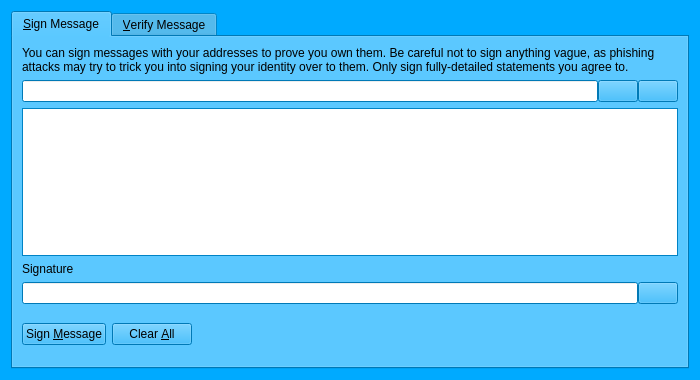
<?xml version="1.0" encoding="UTF-8"?>
<ui version="4.0">
 <class>SignVerifyMessageDialog</class>
 <widget class="QDialog" name="SignVerifyMessageDialog">
  <property name="geometry">
   <rect>
    <x>0</x>
    <y>0</y>
    <width>700</width>
    <height>380</height>
   </rect>
  </property>
  <property name="palette">
   <palette>
    <active>
     <colorrole role="WindowText">
      <brush brushstyle="SolidPattern">
       <color alpha="255">
        <red>0</red>
        <green>0</green>
        <blue>0</blue>
       </color>
      </brush>
     </colorrole>
     <colorrole role="Button">
      <brush brushstyle="SolidPattern">
       <color alpha="255">
        <red>0</red>
        <green>170</green>
        <blue>255</blue>
       </color>
      </brush>
     </colorrole>
     <colorrole role="Light">
      <brush brushstyle="SolidPattern">
       <color alpha="255">
        <red>127</red>
        <green>213</green>
        <blue>255</blue>
       </color>
      </brush>
     </colorrole>
     <colorrole role="Midlight">
      <brush brushstyle="SolidPattern">
       <color alpha="255">
        <red>63</red>
        <green>191</green>
        <blue>255</blue>
       </color>
      </brush>
     </colorrole>
     <colorrole role="Dark">
      <brush brushstyle="SolidPattern">
       <color alpha="255">
        <red>0</red>
        <green>85</green>
        <blue>127</blue>
       </color>
      </brush>
     </colorrole>
     <colorrole role="Mid">
      <brush brushstyle="SolidPattern">
       <color alpha="255">
        <red>0</red>
        <green>113</green>
        <blue>170</blue>
       </color>
      </brush>
     </colorrole>
     <colorrole role="Text">
      <brush brushstyle="SolidPattern">
       <color alpha="255">
        <red>0</red>
        <green>0</green>
        <blue>0</blue>
       </color>
      </brush>
     </colorrole>
     <colorrole role="BrightText">
      <brush brushstyle="SolidPattern">
       <color alpha="255">
        <red>255</red>
        <green>255</green>
        <blue>255</blue>
       </color>
      </brush>
     </colorrole>
     <colorrole role="ButtonText">
      <brush brushstyle="SolidPattern">
       <color alpha="255">
        <red>0</red>
        <green>0</green>
        <blue>0</blue>
       </color>
      </brush>
     </colorrole>
     <colorrole role="Base">
      <brush brushstyle="SolidPattern">
       <color alpha="255">
        <red>255</red>
        <green>255</green>
        <blue>255</blue>
       </color>
      </brush>
     </colorrole>
     <colorrole role="Window">
      <brush brushstyle="SolidPattern">
       <color alpha="255">
        <red>0</red>
        <green>170</green>
        <blue>255</blue>
       </color>
      </brush>
     </colorrole>
     <colorrole role="Shadow">
      <brush brushstyle="SolidPattern">
       <color alpha="255">
        <red>0</red>
        <green>0</green>
        <blue>0</blue>
       </color>
      </brush>
     </colorrole>
     <colorrole role="AlternateBase">
      <brush brushstyle="SolidPattern">
       <color alpha="255">
        <red>127</red>
        <green>212</green>
        <blue>255</blue>
       </color>
      </brush>
     </colorrole>
     <colorrole role="ToolTipBase">
      <brush brushstyle="SolidPattern">
       <color alpha="255">
        <red>255</red>
        <green>255</green>
        <blue>220</blue>
       </color>
      </brush>
     </colorrole>
     <colorrole role="ToolTipText">
      <brush brushstyle="SolidPattern">
       <color alpha="255">
        <red>0</red>
        <green>0</green>
        <blue>0</blue>
       </color>
      </brush>
     </colorrole>
    </active>
    <inactive>
     <colorrole role="WindowText">
      <brush brushstyle="SolidPattern">
       <color alpha="255">
        <red>0</red>
        <green>0</green>
        <blue>0</blue>
       </color>
      </brush>
     </colorrole>
     <colorrole role="Button">
      <brush brushstyle="SolidPattern">
       <color alpha="255">
        <red>0</red>
        <green>170</green>
        <blue>255</blue>
       </color>
      </brush>
     </colorrole>
     <colorrole role="Light">
      <brush brushstyle="SolidPattern">
       <color alpha="255">
        <red>127</red>
        <green>213</green>
        <blue>255</blue>
       </color>
      </brush>
     </colorrole>
     <colorrole role="Midlight">
      <brush brushstyle="SolidPattern">
       <color alpha="255">
        <red>63</red>
        <green>191</green>
        <blue>255</blue>
       </color>
      </brush>
     </colorrole>
     <colorrole role="Dark">
      <brush brushstyle="SolidPattern">
       <color alpha="255">
        <red>0</red>
        <green>85</green>
        <blue>127</blue>
       </color>
      </brush>
     </colorrole>
     <colorrole role="Mid">
      <brush brushstyle="SolidPattern">
       <color alpha="255">
        <red>0</red>
        <green>113</green>
        <blue>170</blue>
       </color>
      </brush>
     </colorrole>
     <colorrole role="Text">
      <brush brushstyle="SolidPattern">
       <color alpha="255">
        <red>0</red>
        <green>0</green>
        <blue>0</blue>
       </color>
      </brush>
     </colorrole>
     <colorrole role="BrightText">
      <brush brushstyle="SolidPattern">
       <color alpha="255">
        <red>255</red>
        <green>255</green>
        <blue>255</blue>
       </color>
      </brush>
     </colorrole>
     <colorrole role="ButtonText">
      <brush brushstyle="SolidPattern">
       <color alpha="255">
        <red>0</red>
        <green>0</green>
        <blue>0</blue>
       </color>
      </brush>
     </colorrole>
     <colorrole role="Base">
      <brush brushstyle="SolidPattern">
       <color alpha="255">
        <red>255</red>
        <green>255</green>
        <blue>255</blue>
       </color>
      </brush>
     </colorrole>
     <colorrole role="Window">
      <brush brushstyle="SolidPattern">
       <color alpha="255">
        <red>0</red>
        <green>170</green>
        <blue>255</blue>
       </color>
      </brush>
     </colorrole>
     <colorrole role="Shadow">
      <brush brushstyle="SolidPattern">
       <color alpha="255">
        <red>0</red>
        <green>0</green>
        <blue>0</blue>
       </color>
      </brush>
     </colorrole>
     <colorrole role="AlternateBase">
      <brush brushstyle="SolidPattern">
       <color alpha="255">
        <red>127</red>
        <green>212</green>
        <blue>255</blue>
       </color>
      </brush>
     </colorrole>
     <colorrole role="ToolTipBase">
      <brush brushstyle="SolidPattern">
       <color alpha="255">
        <red>255</red>
        <green>255</green>
        <blue>220</blue>
       </color>
      </brush>
     </colorrole>
     <colorrole role="ToolTipText">
      <brush brushstyle="SolidPattern">
       <color alpha="255">
        <red>0</red>
        <green>0</green>
        <blue>0</blue>
       </color>
      </brush>
     </colorrole>
    </inactive>
    <disabled>
     <colorrole role="WindowText">
      <brush brushstyle="SolidPattern">
       <color alpha="255">
        <red>0</red>
        <green>85</green>
        <blue>127</blue>
       </color>
      </brush>
     </colorrole>
     <colorrole role="Button">
      <brush brushstyle="SolidPattern">
       <color alpha="255">
        <red>0</red>
        <green>170</green>
        <blue>255</blue>
       </color>
      </brush>
     </colorrole>
     <colorrole role="Light">
      <brush brushstyle="SolidPattern">
       <color alpha="255">
        <red>127</red>
        <green>213</green>
        <blue>255</blue>
       </color>
      </brush>
     </colorrole>
     <colorrole role="Midlight">
      <brush brushstyle="SolidPattern">
       <color alpha="255">
        <red>63</red>
        <green>191</green>
        <blue>255</blue>
       </color>
      </brush>
     </colorrole>
     <colorrole role="Dark">
      <brush brushstyle="SolidPattern">
       <color alpha="255">
        <red>0</red>
        <green>85</green>
        <blue>127</blue>
       </color>
      </brush>
     </colorrole>
     <colorrole role="Mid">
      <brush brushstyle="SolidPattern">
       <color alpha="255">
        <red>0</red>
        <green>113</green>
        <blue>170</blue>
       </color>
      </brush>
     </colorrole>
     <colorrole role="Text">
      <brush brushstyle="SolidPattern">
       <color alpha="255">
        <red>0</red>
        <green>85</green>
        <blue>127</blue>
       </color>
      </brush>
     </colorrole>
     <colorrole role="BrightText">
      <brush brushstyle="SolidPattern">
       <color alpha="255">
        <red>255</red>
        <green>255</green>
        <blue>255</blue>
       </color>
      </brush>
     </colorrole>
     <colorrole role="ButtonText">
      <brush brushstyle="SolidPattern">
       <color alpha="255">
        <red>0</red>
        <green>85</green>
        <blue>127</blue>
       </color>
      </brush>
     </colorrole>
     <colorrole role="Base">
      <brush brushstyle="SolidPattern">
       <color alpha="255">
        <red>0</red>
        <green>170</green>
        <blue>255</blue>
       </color>
      </brush>
     </colorrole>
     <colorrole role="Window">
      <brush brushstyle="SolidPattern">
       <color alpha="255">
        <red>0</red>
        <green>170</green>
        <blue>255</blue>
       </color>
      </brush>
     </colorrole>
     <colorrole role="Shadow">
      <brush brushstyle="SolidPattern">
       <color alpha="255">
        <red>0</red>
        <green>0</green>
        <blue>0</blue>
       </color>
      </brush>
     </colorrole>
     <colorrole role="AlternateBase">
      <brush brushstyle="SolidPattern">
       <color alpha="255">
        <red>0</red>
        <green>170</green>
        <blue>255</blue>
       </color>
      </brush>
     </colorrole>
     <colorrole role="ToolTipBase">
      <brush brushstyle="SolidPattern">
       <color alpha="255">
        <red>255</red>
        <green>255</green>
        <blue>220</blue>
       </color>
      </brush>
     </colorrole>
     <colorrole role="ToolTipText">
      <brush brushstyle="SolidPattern">
       <color alpha="255">
        <red>0</red>
        <green>0</green>
        <blue>0</blue>
       </color>
      </brush>
     </colorrole>
    </disabled>
   </palette>
  </property>
  <property name="windowTitle">
   <string>Signatures - Sign / Verify a Message</string>
  </property>
  <property name="modal">
   <bool>true</bool>
  </property>
  <layout class="QVBoxLayout" name="verticalLayout">
   <item>
    <widget class="QTabWidget" name="tabWidget">
     <property name="currentIndex">
      <number>0</number>
     </property>
     <widget class="QWidget" name="tabSignMessage">
      <attribute name="title">
       <string>&amp;Sign Message</string>
      </attribute>
      <layout class="QVBoxLayout" name="verticalLayout_SM">
       <item>
        <widget class="QLabel" name="infoLabel_SM">
         <property name="text">
          <string>You can sign messages with your addresses to prove you own them. Be careful not to sign anything vague, as phishing attacks may try to trick you into signing your identity over to them. Only sign fully-detailed statements you agree to.</string>
         </property>
         <property name="textFormat">
          <enum>Qt::PlainText</enum>
         </property>
         <property name="wordWrap">
          <bool>true</bool>
         </property>
        </widget>
       </item>
       <item>
        <layout class="QHBoxLayout" name="horizontalLayout_1_SM">
         <property name="spacing">
          <number>0</number>
         </property>
         <item>
          <widget class="QValidatedLineEdit" name="addressIn_SM">
           <property name="toolTip">
            <string>&lt;html&gt;&lt;head/&gt;&lt;body&gt;&lt;p&gt;The address to sign the message with (e.g. Qi1NooNjQySQLDJ643HWfZZ7UN2EmLEvix)&lt;/p&gt;&lt;/body&gt;&lt;/html&gt;</string>
           </property>
           <property name="maxLength">
            <number>34</number>
           </property>
          </widget>
         </item>
         <item>
          <widget class="QPushButton" name="addressBookButton_SM">
           <property name="toolTip">
            <string>Choose an address from the address book</string>
           </property>
           <property name="text">
            <string/>
           </property>
           <property name="icon">
            <iconset resource="../bitcoin.qrc">
             <normaloff>:/icons/address-book</normaloff>:/icons/address-book</iconset>
           </property>
           <property name="shortcut">
            <string>Alt+A</string>
           </property>
           <property name="autoDefault">
            <bool>false</bool>
           </property>
          </widget>
         </item>
         <item>
          <widget class="QPushButton" name="pasteButton_SM">
           <property name="toolTip">
            <string>Paste address from clipboard</string>
           </property>
           <property name="text">
            <string/>
           </property>
           <property name="icon">
            <iconset resource="../bitcoin.qrc">
             <normaloff>:/icons/editpaste</normaloff>:/icons/editpaste</iconset>
           </property>
           <property name="shortcut">
            <string>Alt+P</string>
           </property>
           <property name="autoDefault">
            <bool>false</bool>
           </property>
          </widget>
         </item>
        </layout>
       </item>
       <item>
        <widget class="QPlainTextEdit" name="messageIn_SM">
         <property name="toolTip">
          <string>Enter the message you want to sign here</string>
         </property>
        </widget>
       </item>
       <item>
        <widget class="QLabel" name="signatureLabel_SM">
         <property name="text">
          <string>Signature</string>
         </property>
         <property name="textFormat">
          <enum>Qt::PlainText</enum>
         </property>
        </widget>
       </item>
       <item>
        <layout class="QHBoxLayout" name="horizontalLayout_2_SM">
         <property name="spacing">
          <number>0</number>
         </property>
         <item>
          <widget class="QLineEdit" name="signatureOut_SM">
           <property name="font">
            <font>
             <italic>true</italic>
            </font>
           </property>
           <property name="readOnly">
            <bool>true</bool>
           </property>
          </widget>
         </item>
         <item>
          <widget class="QPushButton" name="copySignatureButton_SM">
           <property name="toolTip">
            <string>Copy the current signature to the system clipboard</string>
           </property>
           <property name="text">
            <string/>
           </property>
           <property name="icon">
            <iconset resource="../bitcoin.qrc">
             <normaloff>:/icons/editcopy</normaloff>:/icons/editcopy</iconset>
           </property>
           <property name="autoDefault">
            <bool>false</bool>
           </property>
          </widget>
         </item>
        </layout>
       </item>
       <item>
        <layout class="QHBoxLayout" name="horizontalLayout_3_SM">
         <item>
          <widget class="QPushButton" name="signMessageButton_SM">
           <property name="toolTip">
            <string>&lt;html&gt;&lt;head/&gt;&lt;body&gt;&lt;p&gt;Sign the message to prove you own this Espers address&lt;/p&gt;&lt;/body&gt;&lt;/html&gt;</string>
           </property>
           <property name="text">
            <string>Sign &amp;Message</string>
           </property>
           <property name="icon">
            <iconset resource="../bitcoin.qrc">
             <normaloff>:/icons/edit</normaloff>:/icons/edit</iconset>
           </property>
           <property name="autoDefault">
            <bool>false</bool>
           </property>
          </widget>
         </item>
         <item>
          <widget class="QPushButton" name="clearButton_SM">
           <property name="toolTip">
            <string>Reset all sign message fields</string>
           </property>
           <property name="text">
            <string>Clear &amp;All</string>
           </property>
           <property name="icon">
            <iconset resource="../bitcoin.qrc">
             <normaloff>:/icons/remove</normaloff>:/icons/remove</iconset>
           </property>
           <property name="autoDefault">
            <bool>false</bool>
           </property>
          </widget>
         </item>
         <item>
          <spacer name="horizontalSpacer_1_SM">
           <property name="orientation">
            <enum>Qt::Horizontal</enum>
           </property>
           <property name="sizeHint" stdset="0">
            <size>
             <width>40</width>
             <height>48</height>
            </size>
           </property>
          </spacer>
         </item>
         <item>
          <widget class="QLabel" name="statusLabel_SM">
           <property name="font">
            <font>
             <weight>75</weight>
             <bold>true</bold>
            </font>
           </property>
           <property name="text">
            <string/>
           </property>
           <property name="wordWrap">
            <bool>true</bool>
           </property>
          </widget>
         </item>
         <item>
          <spacer name="horizontalSpacer_2_SM">
           <property name="orientation">
            <enum>Qt::Horizontal</enum>
           </property>
           <property name="sizeHint" stdset="0">
            <size>
             <width>40</width>
             <height>48</height>
            </size>
           </property>
          </spacer>
         </item>
        </layout>
       </item>
      </layout>
     </widget>
     <widget class="QWidget" name="tabVerifyMessage">
      <attribute name="title">
       <string>&amp;Verify Message</string>
      </attribute>
      <layout class="QVBoxLayout" name="verticalLayout_VM">
       <item>
        <widget class="QLabel" name="infoLabel_VM">
         <property name="text">
          <string>Enter the signing address, message (ensure you copy line breaks, spaces, tabs, etc. exactly) and signature below to verify the message. Be careful not to read more into the signature than what is in the signed message itself, to avoid being tricked by a man-in-the-middle attack.</string>
         </property>
         <property name="textFormat">
          <enum>Qt::PlainText</enum>
         </property>
         <property name="alignment">
          <set>Qt::AlignLeading|Qt::AlignLeft|Qt::AlignTop</set>
         </property>
         <property name="wordWrap">
          <bool>true</bool>
         </property>
        </widget>
       </item>
       <item>
        <layout class="QHBoxLayout" name="horizontalLayout_1_VM">
         <property name="spacing">
          <number>0</number>
         </property>
         <item>
          <widget class="QValidatedLineEdit" name="addressIn_VM">
           <property name="toolTip">
            <string>&lt;html&gt;&lt;head/&gt;&lt;body&gt;&lt;p&gt;The address the message was signed with (e.g. Qi1NooNjQySQLDJ643HWfZZ7UN2EmLEvix)&lt;/p&gt;&lt;/body&gt;&lt;/html&gt;</string>
           </property>
           <property name="maxLength">
            <number>34</number>
           </property>
          </widget>
         </item>
         <item>
          <widget class="QPushButton" name="addressBookButton_VM">
           <property name="toolTip">
            <string>Choose an address from the address book</string>
           </property>
           <property name="text">
            <string/>
           </property>
           <property name="icon">
            <iconset resource="../bitcoin.qrc">
             <normaloff>:/icons/address-book</normaloff>:/icons/address-book</iconset>
           </property>
           <property name="shortcut">
            <string>Alt+A</string>
           </property>
           <property name="autoDefault">
            <bool>false</bool>
           </property>
          </widget>
         </item>
        </layout>
       </item>
       <item>
        <widget class="QPlainTextEdit" name="messageIn_VM"/>
       </item>
       <item>
        <widget class="QValidatedLineEdit" name="signatureIn_VM"/>
       </item>
       <item>
        <layout class="QHBoxLayout" name="horizontalLayout_2_VM">
         <item>
          <widget class="QPushButton" name="verifyMessageButton_VM">
           <property name="toolTip">
            <string>&lt;html&gt;&lt;head/&gt;&lt;body&gt;&lt;p&gt;Verify the message to ensure it was signed with the specified Espers address&lt;/p&gt;&lt;/body&gt;&lt;/html&gt;</string>
           </property>
           <property name="text">
            <string>Verify &amp;Message</string>
           </property>
           <property name="icon">
            <iconset resource="../bitcoin.qrc">
             <normaloff>:/icons/transaction_0</normaloff>:/icons/transaction_0</iconset>
           </property>
           <property name="autoDefault">
            <bool>false</bool>
           </property>
          </widget>
         </item>
         <item>
          <widget class="QPushButton" name="clearButton_VM">
           <property name="toolTip">
            <string>Reset all verify message fields</string>
           </property>
           <property name="text">
            <string>Clear &amp;All</string>
           </property>
           <property name="icon">
            <iconset resource="../bitcoin.qrc">
             <normaloff>:/icons/remove</normaloff>:/icons/remove</iconset>
           </property>
           <property name="autoDefault">
            <bool>false</bool>
           </property>
          </widget>
         </item>
         <item>
          <spacer name="horizontalSpacer_1_VM">
           <property name="orientation">
            <enum>Qt::Horizontal</enum>
           </property>
           <property name="sizeHint" stdset="0">
            <size>
             <width>40</width>
             <height>48</height>
            </size>
           </property>
          </spacer>
         </item>
         <item>
          <widget class="QLabel" name="statusLabel_VM">
           <property name="font">
            <font>
             <weight>75</weight>
             <bold>true</bold>
            </font>
           </property>
           <property name="text">
            <string/>
           </property>
           <property name="wordWrap">
            <bool>true</bool>
           </property>
          </widget>
         </item>
         <item>
          <spacer name="horizontalSpacer_2_VM">
           <property name="orientation">
            <enum>Qt::Horizontal</enum>
           </property>
           <property name="sizeHint" stdset="0">
            <size>
             <width>40</width>
             <height>48</height>
            </size>
           </property>
          </spacer>
         </item>
        </layout>
       </item>
      </layout>
     </widget>
    </widget>
   </item>
  </layout>
 </widget>
 <customwidgets>
  <customwidget>
   <class>QValidatedLineEdit</class>
   <extends>QLineEdit</extends>
   <header>qvalidatedlineedit.h</header>
  </customwidget>
 </customwidgets>
 <resources>
  <include location="../bitcoin.qrc"/>
 </resources>
 <connections/>
</ui>
